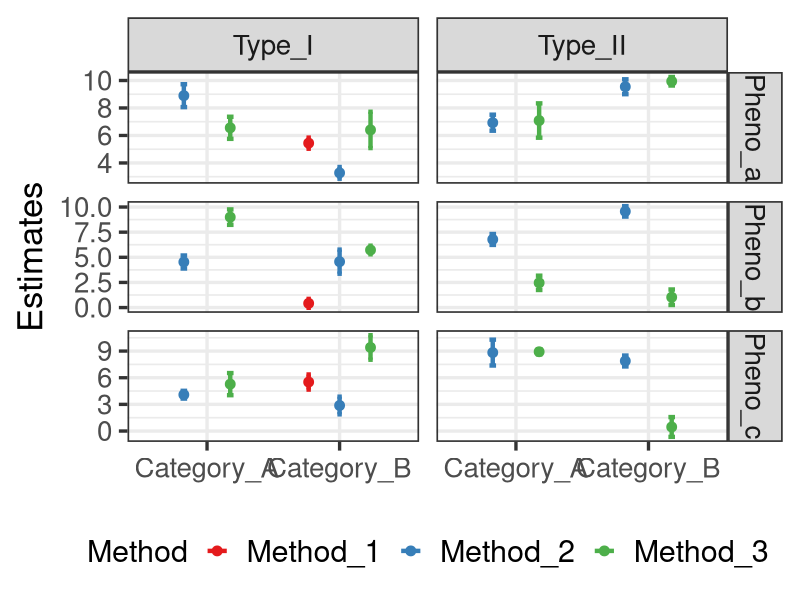

R code for this plot:
library(tidyverse)

dat <- read.csv("point_interval_2_data.csv")

p1<- ggplot(dat, aes(x = Category, y = est, color = Method)) +
  geom_errorbar(aes(ymin = lower_CI, ymax = upper_CI), position = position_dodge(0.7), width = 0.1, linewidth = 1.5) +
  geom_point(position = position_dodge(0.7), size = 3) +
  facet_grid(Outcome ~ Type, scales = "free") +
  theme_bw(base_size = 25) +
  xlab(NULL)+
  ylab("Estimates") +
  theme(legend.position = "bottom", legend.text = element_text(size = 22), legend.title = element_text(size = 22)) +
  scale_color_brewer(palette = "Set1") +
  theme(plot.caption = element_text(hjust = 0.5, size = 22))